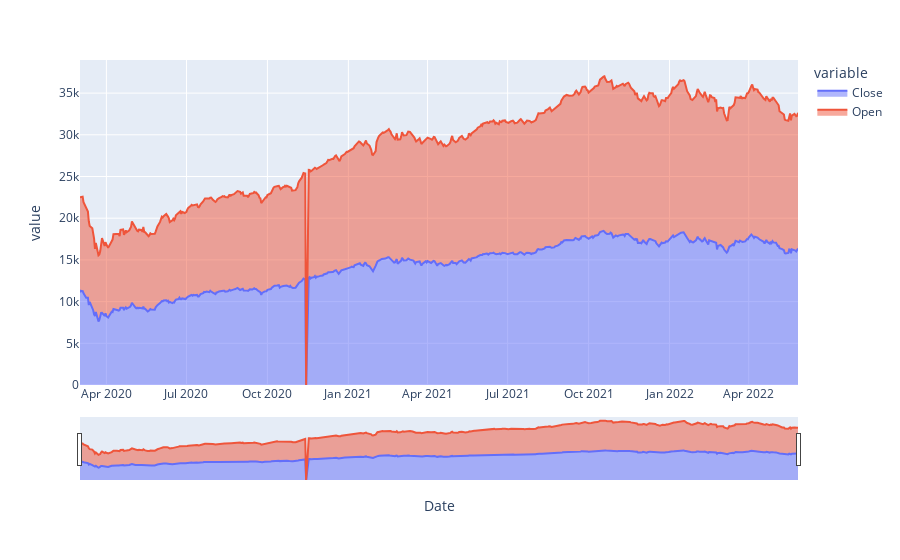

The cell this chart's notebook holds for it:
### Code cell
fig = px.area(df, x='Date', y=['Close', 'Open'])

fig.update_xaxes(rangeslider_visible=True)

fig.show()

### Figure 1 — Plotly figure (JSON) as saved in the notebook; plotly's stock layout.template omitted (floating-point values rounded to 4 significant figures; data arrays with more than 128 entries replaced by an {"elided": "..."} marker saying what was removed)
{"data": [{"fillpattern": {"shape": ""}, "hovertemplate": "variable=Close<br>Date=%{x}<br>value=%{y}<extra></extra>", "legendgroup": "Close", "line": {"color": "#636efa"}, "marker": {"symbol": "circle"}, "mode": "lines", "name": "Close", "orientation": "v", "showlegend": true, "stackgroup": "1", "type": "scatter", "x": {"elided": "556 str values"}, "xaxis": "x", "y": {"elided": "556 float values"}, "yaxis": "y"}, {"fillpattern": {"shape": ""}, "hovertemplate": "variable=Open<br>Date=%{x}<br>value=%{y}<extra></extra>", "legendgroup": "Open", "line": {"color": "#EF553B"}, "marker": {"symbol": "circle"}, "mode": "lines", "name": "Open", "orientation": "v", "showlegend": true, "stackgroup": "1", "type": "scatter", "x": {"elided": "556 str values"}, "xaxis": "x", "y": {"elided": "556 float values"}, "yaxis": "y"}], "layout": {"legend": {"title": {"text": "variable"}, "tracegroupgap": 0}, "margin": {"t": 60}, "xaxis": {"anchor": "y", "domain": [0, 1], "rangeslider": {"visible": true}, "title": {"text": "Date"}}, "yaxis": {"anchor": "x", "domain": [0, 1], "title": {"text": "value"}}}}
